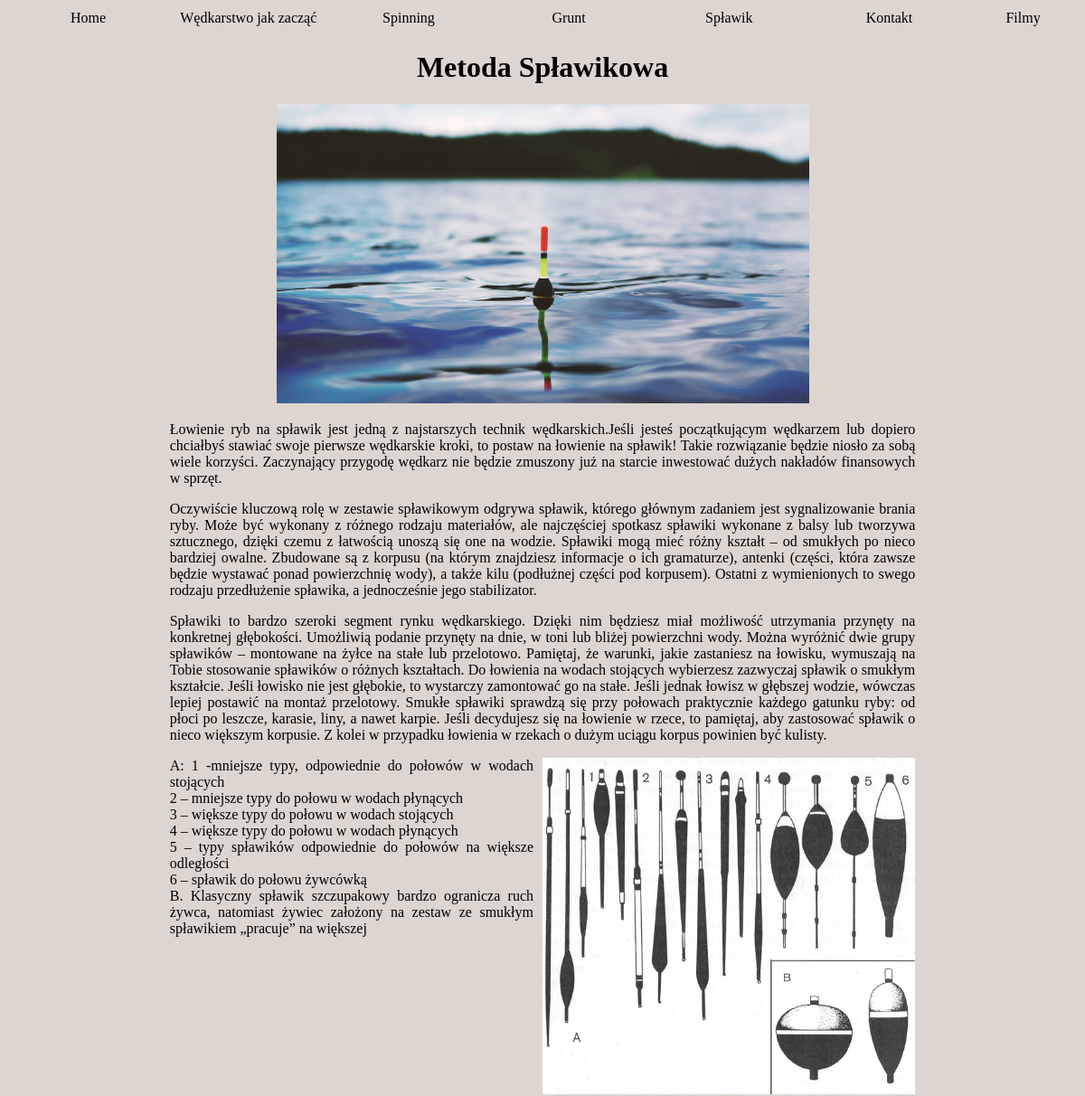
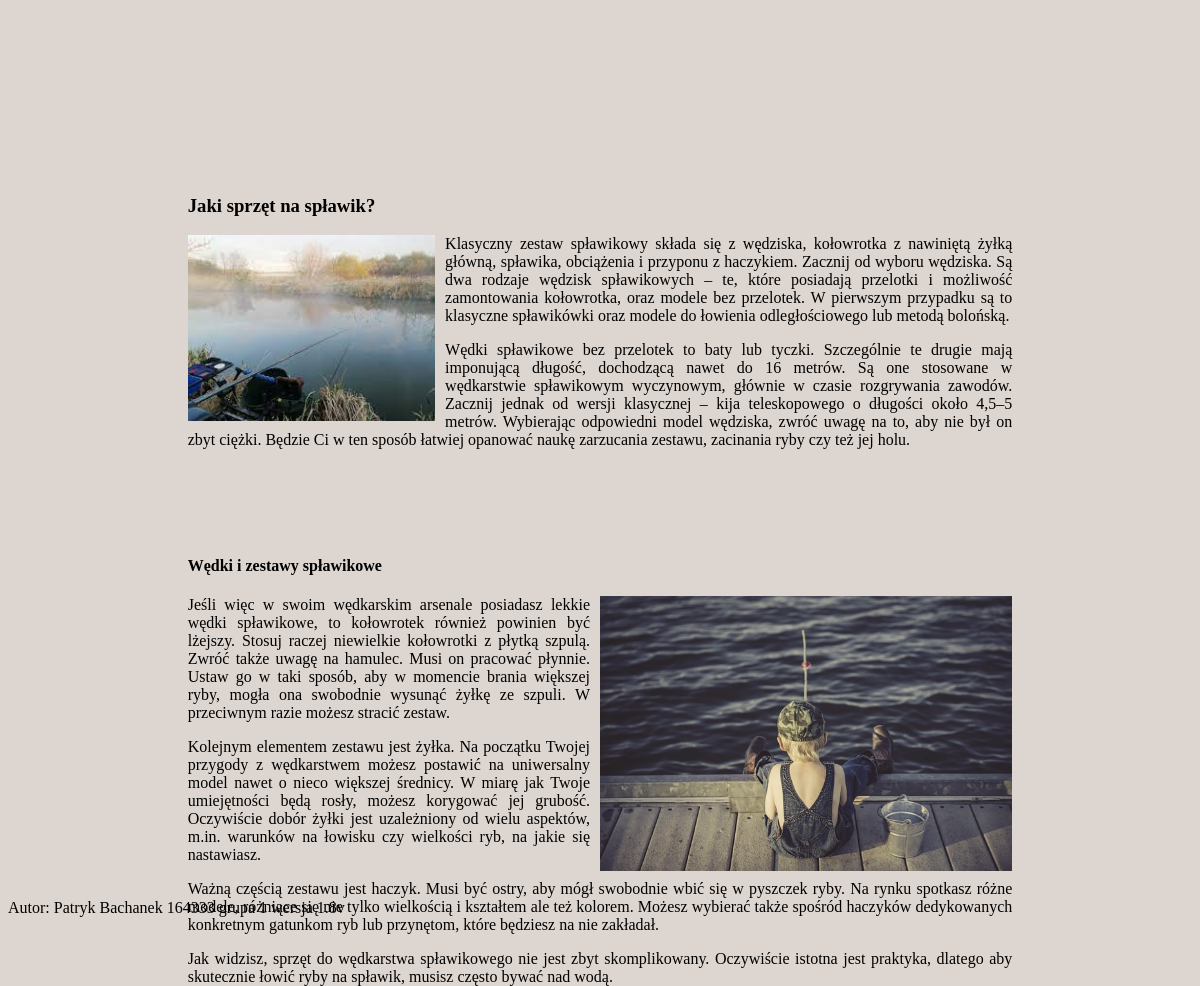
Screenshot of /index.php?idp=splawik with the database file from the repository (2 pictures, top to bottom).
### tables this page shows
CREATE TABLE `page_list` (
  `id` int(11) NOT NULL,
  `page_title` varchar(255) NOT NULL,
  `page_content` text NOT NULL,
  `status` int(1) NOT NULL DEFAULT 1
);

### showpage.php (called while the page is built)
<?php
function PokazPodstrone($id,$conn)
{
    $id_clear = htmlspecialchars($id);
    $query = "SELECT * FROM page_list WHERE id='$id_clear' LIMIT 1";
    $result = mysqli_query($conn, $query);
    $row = mysqli_fetch_array($result);
    if(empty($row['id']))
    {
        $web = '[nie_znalezion_strony]';
    }
    else
    {
        $web = $row['page_content'];
    }
    return $web;
}

### index.php (the view, shortened to what this page needs)
<?php
include 'showpage.php';
$conn = db_connect();
if($_GET['idp'] == 'splawik') $strona = PokazPodstrone(4,$conn);
?>
<!DOCTYPE html>
<html>
    <head>
        <link rel="stylesheet" href="css/style.css">
    </head>
    <body onload="startclock()">
        <table class="menu">
            <tr>
                <td> <a href="index.php?idp="> Home </a></td>
                <td> <a href="index.php?idp=beginner"> Wędkarstwo jak zacząć </a></td>
                <td> <a href="index.php?idp=spinning"> Spinning </a></td>
                <td> <a href="index.php?idp=grunt"> Grunt </a></td>
                <td> <a href="index.php?idp=splawik"> Spławik </a></td>
                <td> <a href="index.php?idp=kontakt"> Kontakt </a></td>
                <td> <a href="index.php?idp=filmy"> Filmy </a></td>
            </tr>
        </table>
        <?php
            echo $strona;
        ?>
        <?php
             $nr_indeksu = '164333';
             $nrGrupy = '1';
             echo 'Autor: Patryk Bachanek '.$nr_indeksu.' grupa '.$nrGrupy.' wersja 1.8v <br /><br />';
        ?>
    </body>
</html>

### css/style.css (style rules this page uses)
body { background-color: #ddd5cf; height: 100%; }
.menu { text-align:center; width: 100%; }
.menu td { width: 15%; }
a { text-decoration: none; color: black; }
.container { text-align: center; width: 100%; height: 100%; }
.content { margin-right: auto; margin-left: auto; text-align: justify; width: 70%; }
.img_content { max-height: 500px; height: 300px; }

### rows the page displays
page_list: page_content "Metoda Spławikowa Łowienie ryb na spławik jest jedną z najstarszych technik wędkarskich.Jeśli jesteś początkującym wędkarzem lub dopiero chciałbyś stawiać swoje pierwsze wędkarskie kroki, to postaw na łowienie na spławik! Takie rozwiązanie będzie niosło za sobą wiele korzyści. Zaczynający przygodę wędkarz nie będzie zmuszony już na starcie inwestować dużych nakładów finansowych w sprzęt. Oczywiście kluczową rolę w zestawie spławikowym odgrywa spławik, którego głównym zadaniem jest sygnalizowanie brania ryby. Może być wykonany z różnego rodzaju materiałów, ale najczęściej spotkasz spławiki wykonane z balsy lub tworzywa sztucznego, dzięki czemu z łatwością unoszą się one na wodzie. Spławiki…", page_content (picture)

### other values shown
$nr_indeksu "164333"
$nrGrupy "1"
